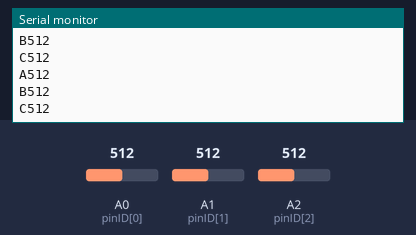
Bench run of a sketch on a simulated Arduino Uno, built with avr-gcc and run on an emulated ATmega328P. Shown: the last lines printed to the serial monitor. The test bench sets the inputs (shaded band); at power-on: A0 (pinID[0]) = 512, A1 (pinID[1]) = 512, A2 (pinID[2]) = 512.

Above: at 1.2 s.
1.3 s: A0 (pinID[0]) set to 716
At 2.3 s:
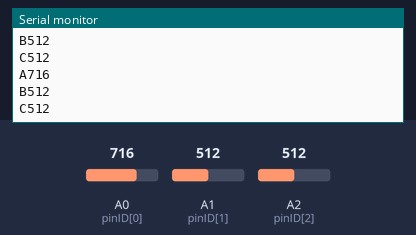
2.8 s: A1 (pinID[1]) set to 716
At 3.8 s:
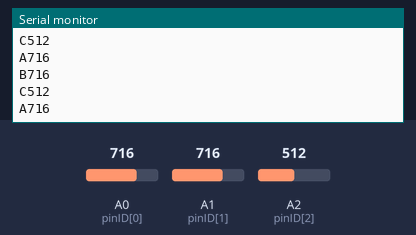
4.3 s: A2 (pinID[2]) set to 716
At 5.2 s:
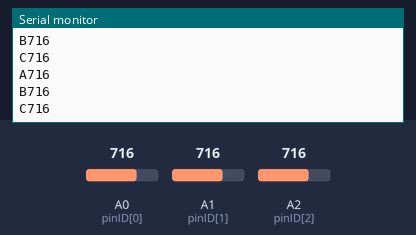
5.8 s: A0 (pinID[0]) set to 900
At 6.9 s:
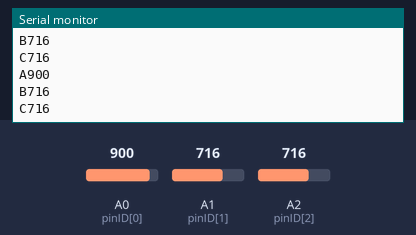
7.3 s: A1 (pinID[1]) set to 900
At 7.9 s:
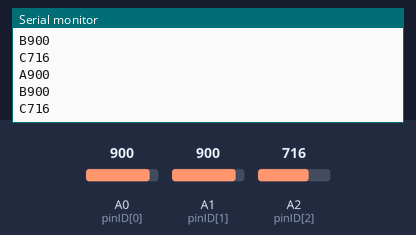
Timing chart, 0 to 8.4 s (numbered marks = the images above; inputs shaded):
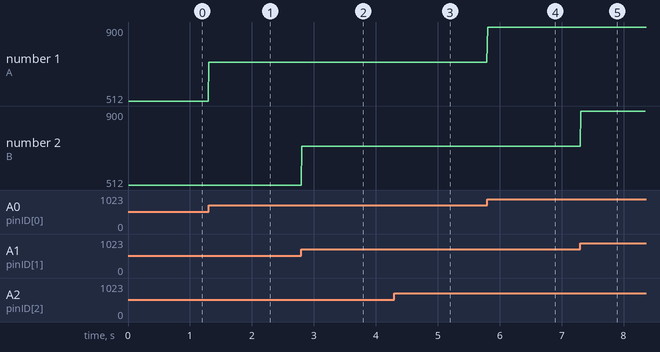

The sketch:

a2_2d_SerialRxTx_A012.ino
```cpp
//*********************************************
// Time-Series Signal Processing
// Rong-Hao Liang: r.liang@tue.nl
//*********************************************

#define PIN_NUM 3
int sampleRate = 100; //samples per second
int sampleInterval = 1000000/sampleRate; //Inverse of SampleRate
int  data[PIN_NUM]; //data array
char dataID[PIN_NUM] = {'A','B','C'}; //data label
int  pinID[PIN_NUM]  = {A0, A1, A2}; //corresponding pins

long timer = micros(); //timer

int ledOn = 0; //to control the LED.

void setup() {
  Serial.begin(115200); //serial
}

void loop() {
  if (micros() - timer >= sampleInterval) { //Timer: send sensor data in every 10ms
    timer = micros();
    getDataFromProcessing(); //Receive before sending out the signals
    Serial.flush(); //Flush the serial buffer
    for (int i = 0 ; i < PIN_NUM ; i++) {
      data[i] = analogRead(pinID[i]); //get the analog reading
      sendDataToProcessing(dataID[i], data[i]);
    }
  }
}

void sendDataToProcessing(char symbol, int data) {
  Serial.print(symbol);  // symbol prefix of data type
  Serial.println(data);  // the integer data with a carriage return
}

void getDataFromProcessing() {
  while (Serial.available()) {
    char inChar = (char)Serial.read();
    if (inChar == 'a') { //when an 'a' charactor is received.
      ledOn = 1;
      digitalWrite(LED_BUILTIN, ledOn); //turn on the built in LED on Arduino Uno
    }
    if (inChar == 'b') { //when an 'b' charactor is received.
      ledOn = 0;
      digitalWrite(LED_BUILTIN, 0); //turn on the built in LED on Arduino Uno
    }
  }
}
```

Measured:
- after the input at 1.3 s, the serial monitor: prints a new line at once (image 1)
- after the input at 2.8 s, the serial monitor: prints a new line at once (image 2)
- after the input at 4.3 s, the serial monitor: prints a new line at once (image 3)
- after the input at 5.8 s, the serial monitor: prints a new line at once (image 4)
- after the input at 7.3 s, the serial monitor: prints a new line at once (image 5)
- plotted number 1: 512 → 716 after the input at 1.3 s, 716 → 900 after the input at 5.8 s
